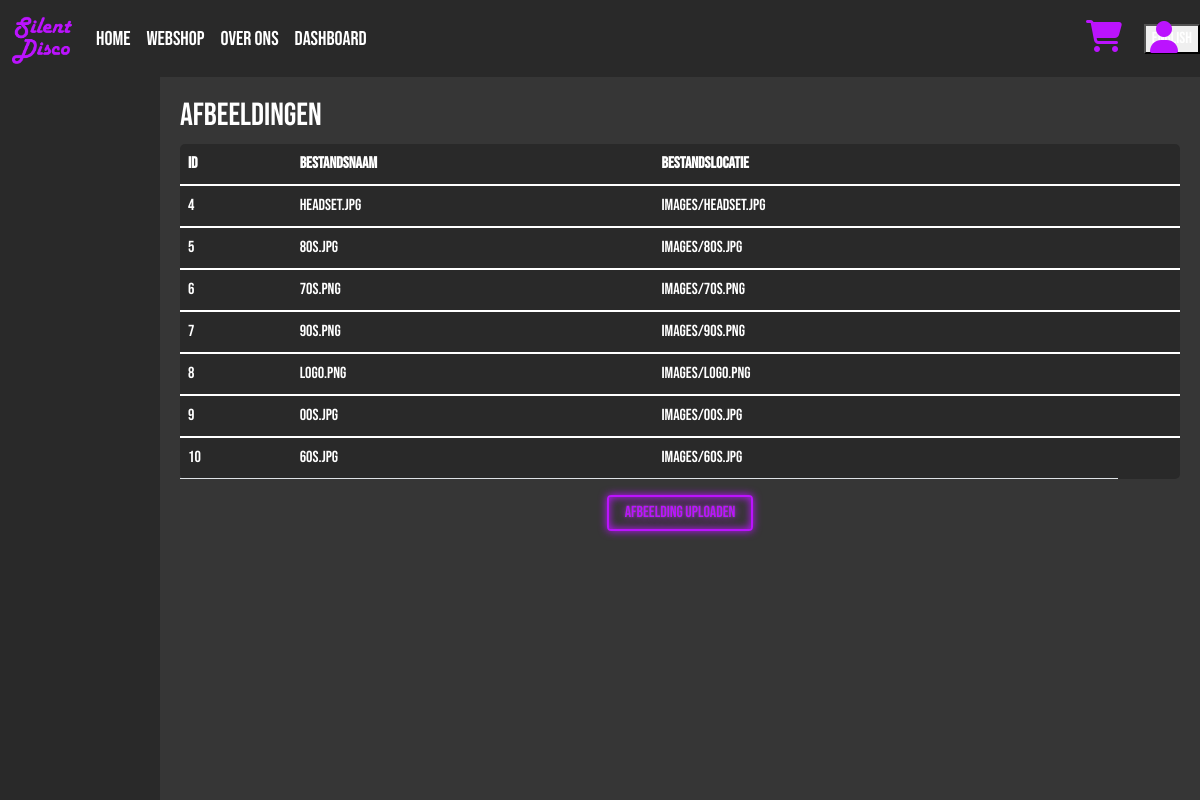
The app's page /imagesView.php with its own data.
### tables this page shows
CREATE TABLE `images` (
  `ImageID` int(11) NOT NULL,
  `File_Name` varchar(255) NOT NULL,
  `File_Path` text NOT NULL,
  `Creation_Date` timestamp NOT NULL DEFAULT current_timestamp()
);

### Database.php (called while the page is built)
<?php
class Database {
	private string $host = 'localhost';
	private string $dbname = 'stilteaubv';
	protected $connection;
	public function __construct(string $user, string $pass) {
		if(!isset($this->connection) && empty($this->connection)) {
			try {
				$this->connection = new PDO('mysql:host=' . $this->host . ';dbname=' . $this->dbname, $user, $pass);
			} catch (PDOException $e) {
				return $e;
			}
		}
		return $this->connection;
	}
}
?>

### ProductManager.php (called while the page is built, shortened)
<?php
require_once("Crud.php");
require_once('Image.php');
class ProductManager {
    private $crud;
    private $imageArray = array();
    public function __construct() {
        $this->crud = new Crud('root', '');
    }
    public function fetchImagesFromDB() {
        $images = $this->crud->getTable('images');
        foreach($images as $image) {
            $imageObj = new Image($image['ImageID'], $image['File_Name'], $image['File_Path']);
            array_push($this->imageArray, $imageObj);
        }
        return $this->imageArray;
    }
}

### Crud.php (called while the page is built, shortened)
<?php
require_once('Database.php');
class Crud extends Database {
	public function getTable($table) {
		try {
			$select = $this->connection->prepare("SELECT * FROM `$table`");
			$select->execute();
			return $select->fetchall(PDO::FETCH_ASSOC);
		} catch(PDOException $e) {
			echo $e;
		}
	}
}
?>

### image.php (called while the page is built, shortened)
<?php
class Image {
	protected $imageID;
	protected $imageName;
	protected $imageFilePath;
	public function __construct($imageID, $imageName, $imageFilePath) {
		$this->imageID = $imageID;
		$this->imageName = $imageName;
		$this->imageFilePath = $imageFilePath;
	}
	public function toArray() {
		return array('ImageID'=>$this->imageID, 'Name'=>$this->imageName, 'FilePath'=>$this->imageFilePath);
	}
}
?>

### EmployeeUI.php (the view, shortened to what this page needs)
<!doctype HTML>
<?php
require_once('ProductManager.php');
$p_man = new ProductManager();
if(basename($_SERVER['PHP_SELF']) === 'imagesView.php') {
    $images = $p_man->fetchImagesFromDB();
    foreach($images as $rows) {
        $rows = $rows->toArray();
        echo" <tbody><tr>";
        foreach($rows as $key=>$value) {
            echo "<td name={$key}>{$value}</td>";
        }
        echo "</tr></tbody>";
    }
}
?>

### Style/base.css (style rules this page uses)
body, html { height: 100%; color: white; background-color: rgb(54, 54, 54); font-family: 'Bebas Neue', cursive; }
tbody tr { transition: background 0.25s ease; }

### records on screen
images: ImageID "4", File_Name "Headset.jpg", File_Path "Images/Headset.jpg"
images: ImageID "5", File_Name "80s.jpg", File_Path "Images/80s.jpg"
images: ImageID "6", File_Name "70s.png", File_Path "Images/70s.png"
images: ImageID "7", File_Name "90s.png", File_Path "Images/90s.png"
images: ImageID "8", File_Name "Logo.png", File_Path "Images/Logo.png"
images: ImageID "9", File_Name "00s.jpg", File_Path "Images/00s.jpg"
images: ImageID "10", File_Name "60s.jpg", File_Path "Images/60s.jpg"

### other values on screen
$buttonVal "English"
